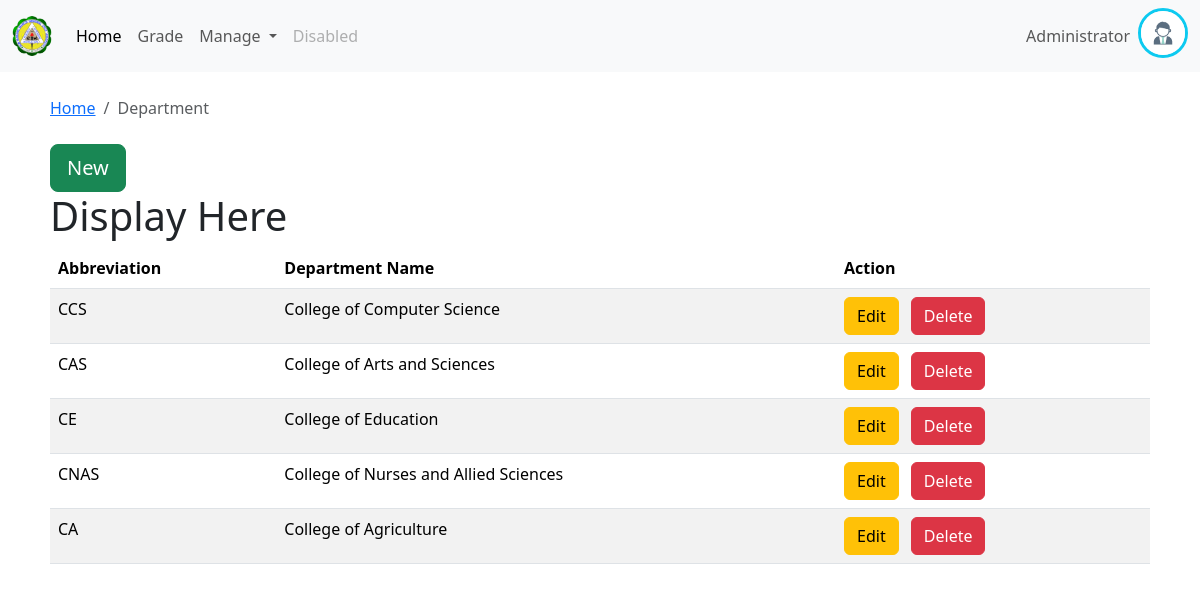
The page /pages/admin/manage/department.php (signed in) on the database its author committed.
### tables this page shows
CREATE TABLE `departments` (
  `DepartmentID` int(11) NOT NULL,
  `DepartmentName` varchar(100) NOT NULL,
  `abbr` varchar(50) DEFAULT NULL
);

### pages/admin/manage/actions/action.php (called while the page is built, shortened)
<?php
require_once ROOT_PATH . '/ugs/Database.php';
include 'Query.php';
$user = new Query($conn);
$departments = $user->getDepartment();

### pages/admin/manage/actions/Query.php (called while the page is built, shortened)
<?php
class Query {
    private $conn;
    public function __construct($conn) {
        $this->conn = $conn;
    }
    public function getDepartment() {
        $sql = "SELECT * FROM departments";
        $result = $this->conn->query($sql);
        return $result->fetch_all(MYSQLI_ASSOC);
    }
}
?>

### pages/admin/manage/department.php (the view, shortened to what this page needs)
<?php
require_once 'actions/action.php';
include '../../../path.php';
$path = "../../../";
$logoPath = "../../../";
$profilePath = "../../../";
include $layoutPath . 'layout/header.php';
?>
<body>
    <?php include $layoutPath . 'layout/navbar.php'; ?>
    <div class="container">
        <div class="my-4 m-2">
            <nav aria-label="breadcrumb">
                <ol class="breadcrumb">
                    <li class="breadcrumb-item"><a href="#">Home</a></li>
                    <li class="breadcrumb-item active" aria-current="page">Department</li>
                </ol>
            </nav>
        </div>
        <div class="table-responsive m-2">
            <button class="btn btn-lg btn-success" data-bs-toggle="modal" data-bs-target="#departmentAddModal">New</button>
            <table class="table table-striped mt-2">
                <thead>
                    <tr>
                        <th scope="col">Abbreviation</th>
                        <th scope="col">Department Name</th>
                        <th>Action</th>
                    </tr>
                </thead>
                <tbody>
                    <?php foreach ($departments as $department) : ?>
                        <tr>
                            <td><?php echo $department['abbr']; ?></td>
                            <td><?php echo $department['DepartmentName']; ?></td>
                            <td><a href="#" onclick="editId(<?= $department['DepartmentID'] ?>)" class="btn btn-warning edit  me-2" data-id="<?= $department['DepartmentID'] ?>">Edit</a>
                                <a href="actions/action.php?id=<?= $department['DepartmentID'] ?>&type=department" class="btn btn-danger delete me-2" data-id="<?= $department['DepartmentID'] ?>">Delete</a>
                            </td>
                        </tr>
                    <?php endforeach; ?>
                </tbody>
                <h1 id="display">Display Here</h1>
        </div>
    </div>
</body>
</html>

### pages/layout/header.php (shortened to what this page needs)
<!DOCTYPE html>
<html lang="en">
<head>
    <link href="<?= $path ?>assets/css/bootstrap.min.css" rel="stylesheet">
</head>

### pages/layout/navbar.php (shortened to what this page needs)
<?php if ($_SESSION['role'] == 'Admin') : ?>
    <nav class="navbar navbar-expand-lg bg-body-tertiary">
        <div class="container-fluid">
            <a class="navbar-brand" href="#"> <img src="<?= $logoPath ?>assets/img/logo.png" class="rounded-circle" alt="..." style="height: 40px;"></a>
            <div class="collapse navbar-collapse" id="navbarSupportedContent">
                <ul class="navbar-nav me-auto mb-2 mb-lg-0">
                    <li class="nav-item">
                        <a class="nav-link active" aria-current="page" href="#">Home</a>
                    </li>
                    <li class="nav-item">
                        <a class="nav-link" href="#">Grade</a>
                    </li>
                    <li class="nav-item dropdown">
                        <a class="nav-link dropdown-toggle" href="#" role="button" data-bs-toggle="dropdown" aria-expanded="false">
                            Manage
                        </a>
                    </li>
                    <li class="nav-item">
                        <a class="nav-link disabled" aria-disabled="true">Disabled</a>
                    </li>
                </ul>
                <div class="d-flex" role="search">
                    <span class="navbar-text m-2">
                        Administrator
                    </span>
                    <div class="dropdown">
                        <a href="#" id="profileDropdown" role="button" data-bs-toggle="dropdown" aria-expanded="false">
                            <img src="<?= $profilePath ?>assets/img/profileUser.jpg" class="rounded-circle border border-info border-3" alt="..." style="height: 50px;">
                        </a>
                    </div>
                </div>
            </div>
        </div>
    </nav>
<?php endif; ?>

### rows shown on the page
departments: abbr "CCS", DepartmentName "College of Computer Science"
departments: abbr "CAS", DepartmentName "College of Arts and Sciences"
departments: abbr "CE", DepartmentName "College of Education"
departments: abbr "CNAS", DepartmentName "College of Nurses and Allied Sciences"
departments: abbr "CA", DepartmentName "College of Agriculture"
